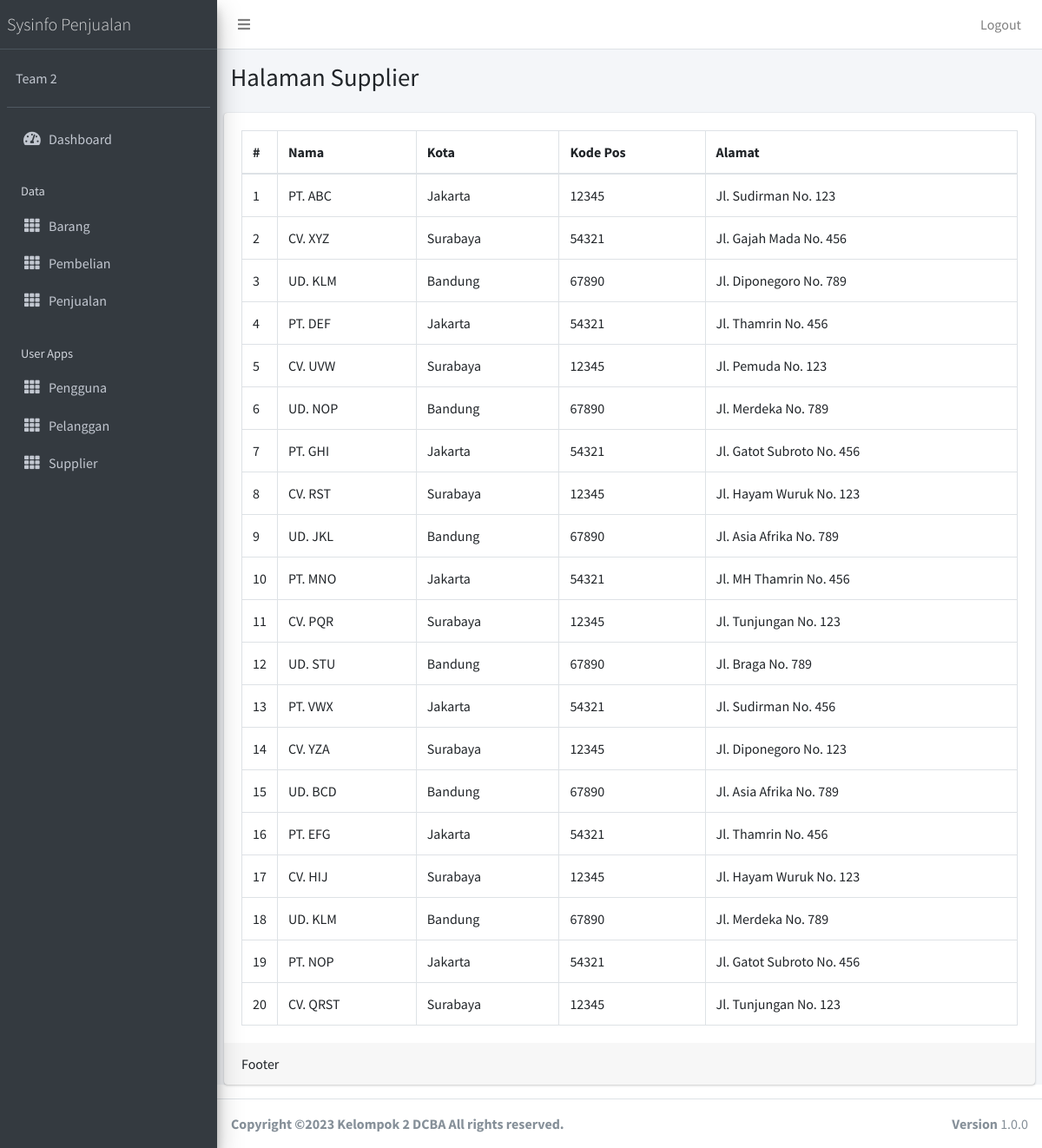
Page /public/user/index_supplier (signed in) on the committed database.
### tables this page shows
CREATE TABLE `tb_supplier` (
  `id_supplier` varchar(11) NOT NULL,
  `nama` varchar(100) NOT NULL,
  `alamat` varchar(100) NOT NULL,
  `kode_pos` varchar(100) NOT NULL,
  `kota` varchar(100) NOT NULL,
  `Id_Pembelian` int(11) DEFAULT NULL
);

### app/core/Controller.php (called while the page is built, shortened)
<?php
class Controller{
	public function view($view, $data = [])
	{
		require_once '../app/views/' . $view . '.php';
	}
	public function model($model)
	{
		return new $model;
	}
}

### app/controllers/User.php (called while the page is built, shortened)
<?php
class User extends Controller {
	public function index_supplier()
	{
		$data['title'] = 'Data Supplier';
		$data['supplier'] = $this->model('UserModel')->getAllSupplier();
		$this->view('user/index_supplier', $data);
	}
}

### app/core/App.php (called while the page is built, shortened)
<?php
class App{
	protected $method = 'index';
	protected $params = [];
	public function __construct(){
		$url = $this->parseURL();
		if(file_exists('../app/controllers/' . $url[0] . '.php')){
			unset($url[0]);
		}
		$this->controller = new $this->controller;
		if(isset($url[1])){
			if(method_exists($this->controller, $url[1])){
				$this->method = $url[1];
			}
		}
		call_user_func_array([$this->controller, $this->method], $this->params);
	}
	public function parseURL(){
		if( isset($_GET['url'])){
			$url = rtrim($_GET['url'], '/');
			$url = filter_var($url, FILTER_SANITIZE_URL);
			$url = explode('/',$url);
			return $url;
		}
	}
}

### public/index.php (called while the page is built, shortened)
<?php
$app = new App;

### app/core/Database.php (called while the page is built, shortened)
<?php
class Database{
	private $host = DB_HOST;
	private $user = DB_USER;
	private $pass = DB_PASS;
	private $dbnm = DB_NAME;
	private $dbh;
	private $stmt;
	public function __construct()
	{
		$dsn = 'mysql:host='. $this->host .';dbname='. $this->dbnm;
		$option = [
			PDO::ATTR_PERSISTENT => true,
			PDO::ATTR_ERRMODE => PDO::ERRMODE_EXCEPTION
		];
		try{
			$this->dbh = new PDO($dsn,$this->user,$this->pass, $option);
		}catch(PDOException $e){
			die($e->getMessage());
		}
	}
	public function query($query)
	{
		$this->stmt = $this->dbh->prepare($query);
	}
	public function execute()
	{
		$this->stmt->execute();
	}
	public function resultSet()
	{
		$this->execute();
		return $this->stmt->fetchAll(PDO::FETCH_ASSOC);
	}
}

### app/models/UserModel.php (called while the page is built, shortened)
<?php
class UserModel {
	private $table2 = 'tb_supplier';
	private $db;
	public function __construct()
	{
		$this->db = new Database;
	}
	public function getAllSupplier()
	{
		$this->db->query("SELECT * FROM " . $this->table2 );
		return $this->db->resultSet();
	}
}

### app/views/user/index_supplier.php (the view, shortened to what this page needs)
<div class="content-wrapper">
  <section class="content-header">
    <div class="container-fluid">
      <div class="row mb-2">
        <div class="col-sm-6">
          <h1>Halaman Supplier</h1>
        </div>
      </div>
    </div>
  </section>
  <section class="content">
    <div class="card">
      <div class="card-body">
        <table class="table table-bordered">
                <thead>
                  <tr>
                    <th style="width: 10px">#</th>
                    <th>Nama</th>
                    <th>Kota</th>
                    <th>Kode Pos</th>
                    <th>Alamat</th>
                  </tr>
                </thead>
                <tbody>
                <?php $no=1; ?>
                  <?php foreach ($data['supplier'] as $row) :?>
                  <tr>
                    <td><?= $no; ?></td>
                    <td><?= $row['nama'];?></td>
                    <td><?= $row['kota'];?></td>
                    <td><?= $row['kode_pos'];?></td>
                    <td><?= $row['alamat'];?></td>
                  </tr>
                  <?php $no++; endforeach; ?>
                </tbody>
              </table>
      </div>
      <div class="card-footer">
        Footer
      </div>
    </div>
  </section>
</div>

### rows in the picture
tb_supplier: nama "PT. ABC", kota "Jakarta", kode_pos "12345", alamat "Jl. Sudirman No. 123"
tb_supplier: nama "CV. XYZ", kota "Surabaya", kode_pos "54321", alamat "Jl. Gajah Mada No. 456"
tb_supplier: nama "UD. KLM", kota "Bandung", kode_pos "67890", alamat "Jl. Diponegoro No. 789"
tb_supplier: nama "PT. DEF", kota "Jakarta", kode_pos "54321", alamat "Jl. Thamrin No. 456"
tb_supplier: nama "CV. UVW", kota "Surabaya", kode_pos "12345", alamat "Jl. Pemuda No. 123"
tb_supplier: nama "UD. NOP", kota "Bandung", kode_pos "67890", alamat "Jl. Merdeka No. 789"
tb_supplier: nama "PT. GHI", kota "Jakarta", kode_pos "54321", alamat "Jl. Gatot Subroto No. 456"
tb_supplier: nama "CV. RST", kota "Surabaya", kode_pos "12345", alamat "Jl. Hayam Wuruk No. 123"
tb_supplier: nama "UD. JKL", kota "Bandung", kode_pos "67890", alamat "Jl. Asia Afrika No. 789"
tb_supplier: nama "PT. MNO", kota "Jakarta", kode_pos "54321", alamat "Jl. MH Thamrin No. 456"
tb_supplier: nama "CV. PQR", kota "Surabaya", kode_pos "12345", alamat "Jl. Tunjungan No. 123"
tb_supplier: nama "UD. STU", kota "Bandung", kode_pos "67890", alamat "Jl. Braga No. 789"
tb_supplier: nama "PT. VWX", kota "Jakarta", kode_pos "54321", alamat "Jl. Sudirman No. 456"
tb_supplier: nama "CV. YZA", kota "Surabaya", kode_pos "12345", alamat "Jl. Diponegoro No. 123"
tb_supplier: nama "UD. BCD", kota "Bandung", kode_pos "67890", alamat "Jl. Asia Afrika No. 789"
tb_supplier: nama "PT. EFG", kota "Jakarta", kode_pos "54321", alamat "Jl. Thamrin No. 456"
tb_supplier: nama "CV. HIJ", kota "Surabaya", kode_pos "12345", alamat "Jl. Hayam Wuruk No. 123"
tb_supplier: nama "UD. KLM", kota "Bandung", kode_pos "67890", alamat "Jl. Merdeka No. 789"
tb_supplier: nama "PT. NOP", kota "Jakarta", kode_pos "54321", alamat "Jl. Gatot Subroto No. 456"
tb_supplier: nama "CV. QRST", kota "Surabaya", kode_pos "12345", alamat "Jl. Tunjungan No. 123"
